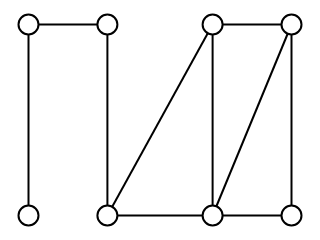

Notebook code for this chart:
### Markdown cell above
Por fim, vamos carregar e visualizar um grafo:

### Code cell
g = sn.load_graph('2-largura.gml', has_pos=True)

sn.show_graph(g)

### Figure 1 — Plotly figure (JSON) as saved in the notebook; plotly's stock layout.template omitted (floating-point values rounded to 4 significant figures)
{"data": [{"hoverinfo": "none", "line": {"color": "rgb(0, 0, 0)", "width": 2}, "mode": "lines", "type": "scatter", "uid": "f21f9a58-a245-11e8-8ee4-5cc9d39cfa3c", "x": [0, 0, null, 0, 0.3, null, 0.3, 0.3, null, 0.7, 0.3, null, 0.7, 0.7, null, 0.7, 1, null, 1, 0.7, null, 1, 1, null, 0.3, 0.7, null, 0.7, 1, null], "y": [1, 0, null, 1, 1, null, 1, 0, null, 1, 0, null, 1, 0, null, 1, 1, null, 1, 0, null, 1, 0, null, 0, 0, null, 0, 0, null]}, {"hoverinfo": "none", "marker": {"color": "rgb(255, 255, 255)", "line": {"color": "rgb(0, 0, 0)", "width": 2}, "size": 20}, "mode": "markers+text", "text": [], "textfont": {"color": "rgb(0, 0, 0)"}, "textposition": "middle center", "type": "scatter", "uid": "f21f9a59-a245-11e8-be34-5cc9d39cfa3c", "x": [0, 0.3, 0.7, 1, 0, 0.3, 0.7, 1], "y": [1, 1, 1, 1, 0, 0, 0, 0]}], "layout": {"height": 180, "margin": {"b": 0, "l": 0, "r": 0, "t": 0}, "showlegend": false, "width": 320, "xaxis": {"showgrid": false, "showticklabels": false, "zeroline": false}, "yaxis": {"showgrid": false, "showticklabels": false, "zeroline": false}}}
